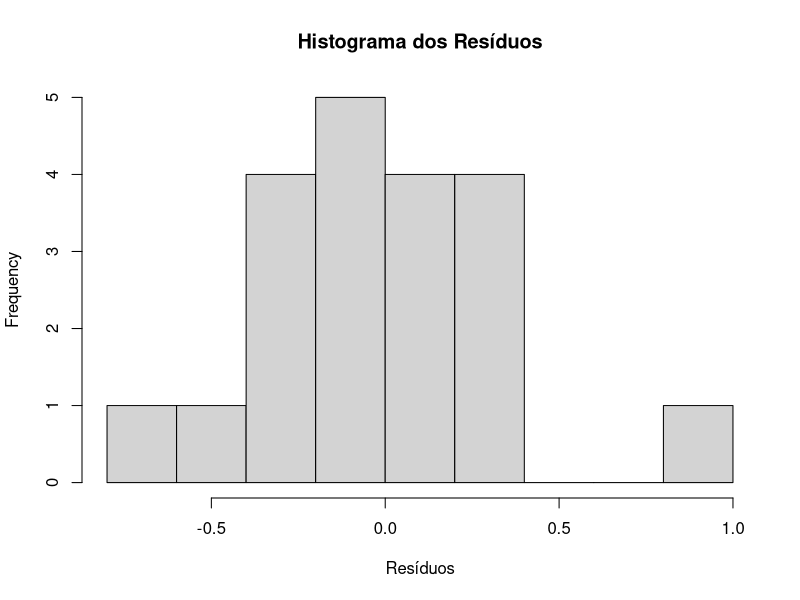
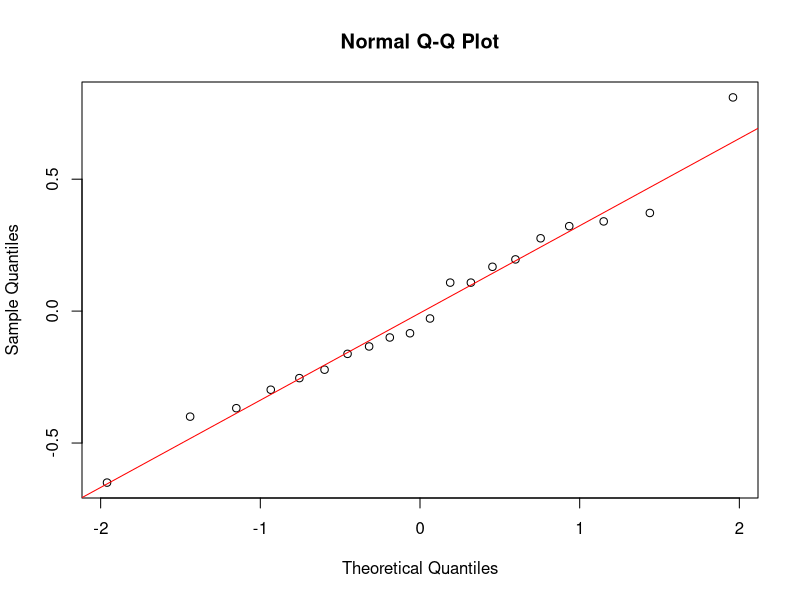
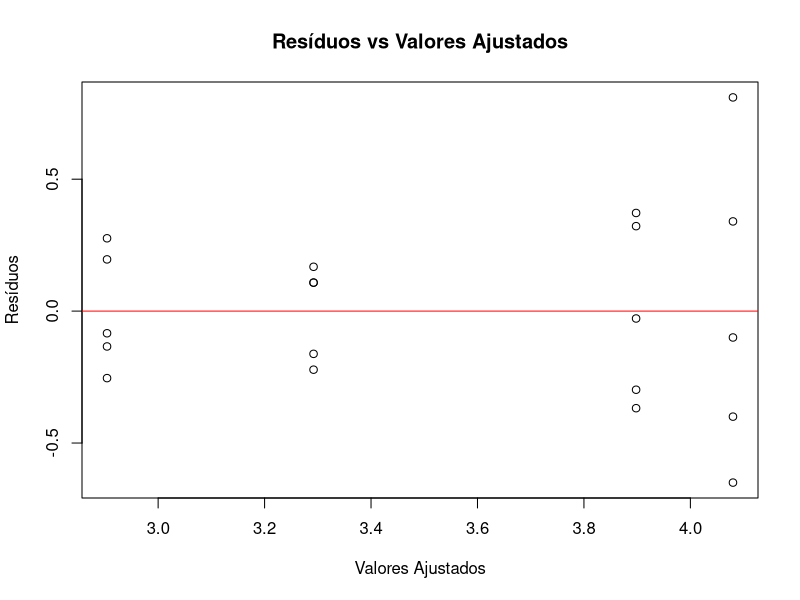

These charts were generated, in order, by the following R code:
# Criando os dados
tratamento <- c(rep("H1",5), rep("H2",5), rep("H3",5), rep("H4",5))
tempo <- c(3.43,3.68,3.98,4.42,4.89,
           3.53,3.60,3.87,4.22,4.27,
           3.07,3.13,3.40,3.40,3.46,
           2.65,2.77,2.82,3.10,3.18)

dados <- data.frame(tratamento, tempo)

# ANOVA
anova_result <- aov(tempo ~ tratamento, data = dados)
summary(anova_result)

# Obter resíduos
residuos <- residuals(anova_result)

# Histograma dos resíduos
hist(residuos, main="Histograma dos Resíduos", xlab="Resíduos")

# QQ-Plot (verificar normalidade)
qqnorm(residuos)
qqline(residuos, col="red")

# Teste de Shapiro-Wilk para normalidade
shapiro.test(residuos)

# Gráfico de Resíduos vs Valores Ajustados (para homogeneidade de variâncias)
plot(fitted(anova_result), residuos,
     main="Resíduos vs Valores Ajustados",
     xlab="Valores Ajustados", ylab="Resíduos")
abline(h=0, col="red")

# Teste de homogeneidade de variâncias (Teste de Bartlett)
bartlett.test(tempo ~ tratamento, data = dados)


#Teste de tukey para verificar diferença entre os tratamentos
TukeyHSD(anova_result)





